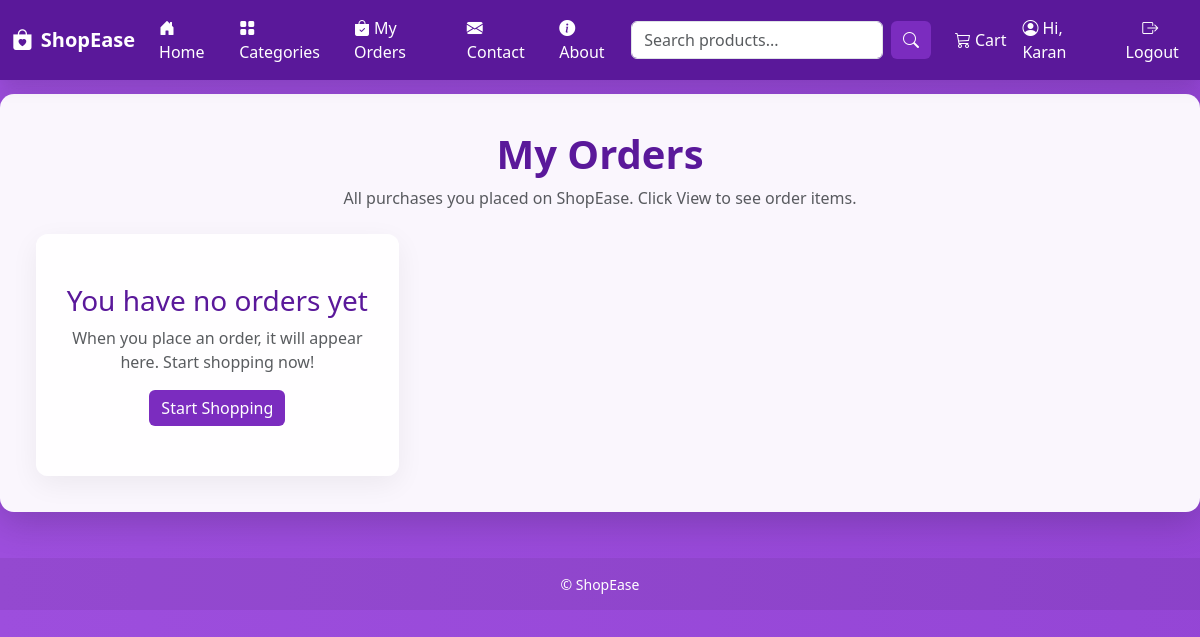
Before: /my-orders/ (signed in) with the older database file.
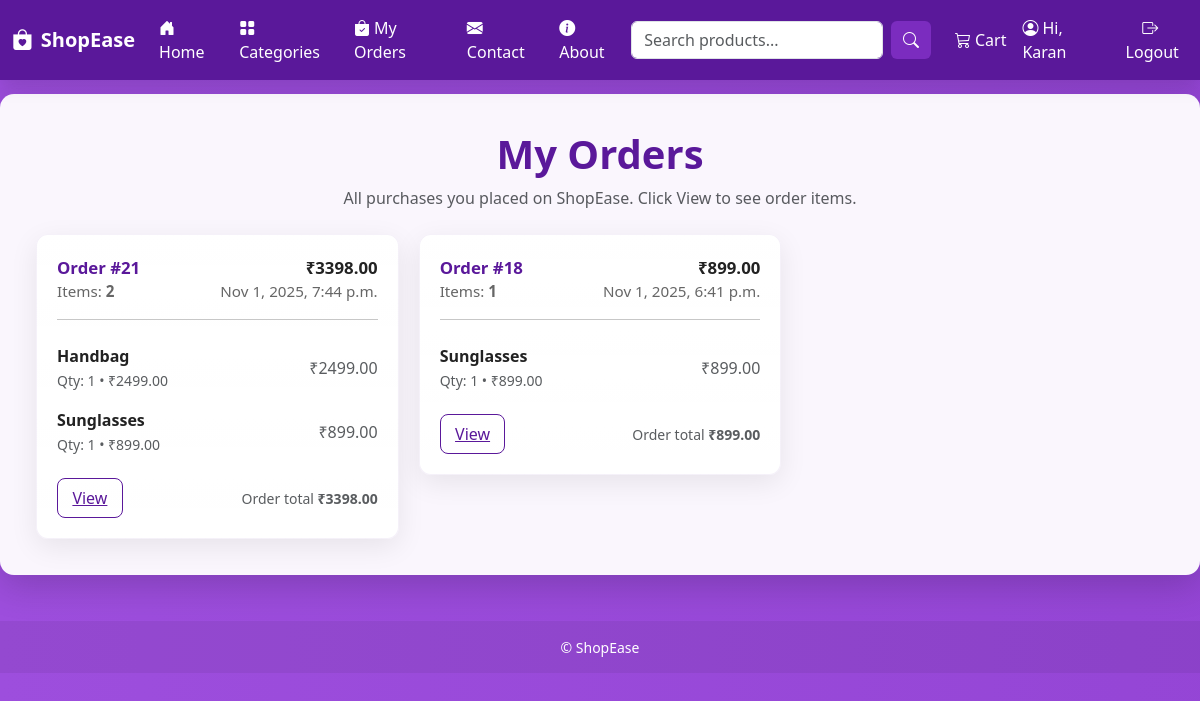
After: the same page with the newer database file.
### store/models.py (models this page shows, shortened)
class Order(models.Model):
    user = models.ForeignKey(User, on_delete=models.CASCADE)
    created_at = models.DateTimeField(auto_now_add=True)
    total = models.DecimalField(max_digits=10, decimal_places=2)

class OrderItem(models.Model):
    order = models.ForeignKey(Order, related_name='items', on_delete=models.CASCADE)
    product = models.ForeignKey(Product, on_delete=models.CASCADE)
    quantity = models.PositiveIntegerField()
    price = models.DecimalField(max_digits=8, decimal_places=2)
    @property
    def subtotal(self):
        return self.quantity * self.price

class Product(models.Model):
    name = models.CharField(max_length=200)
    description = models.TextField(blank=True)
    price = models.DecimalField(max_digits=8, decimal_places=2)
    category = models.ForeignKey(Category, on_delete=models.SET_NULL, null=True, blank=True)
    image = models.ImageField(upload_to='products/', blank=True, null=True)
    created_at = models.DateTimeField(auto_now_add=True)

### store/views.py (the view)
# urls.py: path('my-orders/', views.my_orders, name='my_orders'),
@login_required
def my_orders(request):
    orders = Order.objects.filter(user=request.user).order_by('-created_at')
    return render(request, 'store/orders.html', {'orders': orders})

### store/context_processors.py (called while the page is built)
def categories_processor(request):
    return {'categories': Category.objects.all()}

### templates/store/orders.html (shortened to what this page needs)
{% extends "base.html" %}
{% load humanize %}
{% block content %}
<div class="text-center mb-4">
  <h1 class="fw-bold" style="color:var(--purple-3);">My Orders</h1>
  <p class="text-muted">All purchases you placed on ShopEase. Click View to see order items.</p>
</div>
<div class="orders-grid">
  {% if orders %}
    {% for order in orders %}
      <div class="order-card">
        <div class="order-header">
          <div>
            <div class="order-id">Order #{{ order.id }}</div>
            <div class="order-meta">Items: <strong>{{ order.items.count }}</strong></div>
          </div>
          <div class="text-end">
            <div style="font-weight:700; font-size:1.05rem;">₹{{ order.total }}</div>
            <div class="order-meta">{{ order.created_at|date:"M j, Y, g:i a" }}</div>
          </div>
        </div>
        <hr>
        <div>
          {% if order.items.all %}
            <ul class="list-unstyled mb-0">
              {% for item in order.items.all|slice:":3" %}
                <li class="d-flex justify-content-between align-items-center py-2">
                  <div>
                    <div style="font-weight:600;">{{ item.product.name }}</div>
                    <small class="text-muted">Qty: {{ item.quantity }} • ₹{{ item.price }}</small>
                  </div>
                  <div class="text-end text-muted">₹{{ item.subtotal }}</div>
                </li>
              {% endfor %}
            </ul>
          {% else %}
            <div class="text-muted">No items recorded for this order.</div>
          {% endif %}
        </div>
        <div class="order-footer">
          <a href="{% url 'store:order_detail' order.id %}" class="btn-outline-purple">View</a>
          <div class="text-muted small">Order total <strong>₹{{ order.total }}</strong></div>
        </div>
      </div>
    {% endfor %}
  {% else %}
    <div class="empty-state col-12">
      <h3 style="color:var(--purple-3);">You have no orders yet</h3>
      <p class="text-muted">When you place an order, it will appear here. Start shopping now!</p>
      <a class="btn btn-purple" href="{% url 'store:product_list' %}">Start Shopping</a>
    </div>
  {% endif %}
</div>
{% endblock %}

Changed rows visible on the page:
added Order: id "21", items.count "2", total "3398.00", created_at "Nov 1, 2025, 7:44 p.m."
added OrderItem: product.name "Handbag", quantity "1", price "2499.00", subtotal "2499.00", shown under "21"
added OrderItem: product.name "Sunglasses", quantity "1", price "899.00", subtotal "899.00", shown under "21"
added Order: id "18", items.count "1", total "899.00", created_at "Nov 1, 2025, 6:41 p.m."
added OrderItem: product.name "Sunglasses", quantity "1", price "899.00", subtotal "899.00", shown under "18"
Other visible differences:
text no longer shown: "You have no orders yet When you place an order, it will appear here. Start shopping now! Start Shopping"
